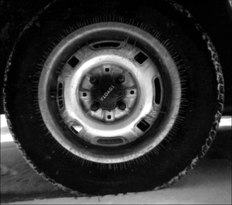
%> input picture MPOC_LAB5/tire.tif, 232 x 205 px
$ octave zad2.m   (GNU Octave 9; MATLAB toolbox functions it lacks are replaced by stand-ins)
%> lines starting %> are read from the running program, lines starting %| are printed output that depends on the picture; in (x1, y1, x2, y2) boxes, pixels count from 0 and x2, y2 are one past the last pixel; in counts of white or black regions, pixels touching at a corner belong together; the program's own positions count from 1
### MPOC_LAB5/minMax.m
function [myMin myMax] = minMax(I)
  myMin=min(I(:));
  myMax=max(I(:));
end


I = imread('tire.tif');
[m1, m2] = minMax(I);

disp(['Minimalna wartość: ', num2str(m1)]);
disp(['Maksymalna wartość: ', num2str(m2)]);

### MPOC_LAB5/zad2.m
pkg load image


function stretched_image = histogramStretching(I, min_val, max_val)
    [f_min, f_max] = minMax(I);
    I = double(I);
    stretched_image = ((I - f_min) / (f_max - f_min)) * (max_val - min_val) + min_val;
    stretched_image = uint8(stretched_image);
end

I = imread('tire.tif');
%> I is the input picture: size 205x232 uint8; min 0, max 255, mean 53.7
[m1, m2] = minMax(I);
%> in minMax, `myMin=min(I(:));`: myMin = 0
%> in minMax, `myMax=max(I(:));`: myMax = 255
%> m1 = 0; m2 = 255
disp(['Minimalna wartość: ', num2str(m1)]);
%| Minimalna wartość: 0
disp(['Maksymalna wartość: ', num2str(m2)]);
%| Maksymalna wartość: 255

figure;
imshow(I);
title('Oryginalny obraz');
figure;
imhist(I, 256);
title('Histogram oryginalnego obrazu');
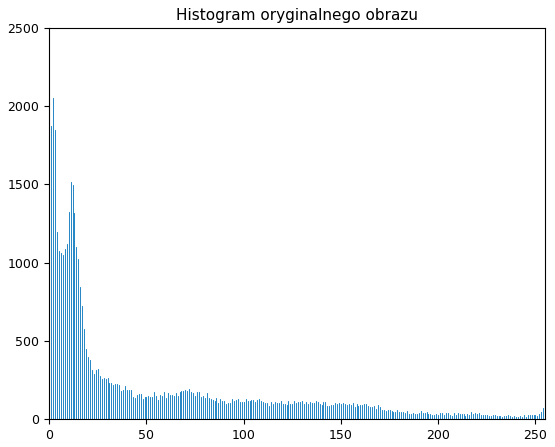
%> figure redrawn from the program's plot data; highest point at x = 2, y = 2053

min_val = 0;
max_val = 255;

I_stretch = histogramStretching(I, min_val, max_val);
%> in histogramStretching, `[f_min, f_max] = minMax(I);`: f_min = 0; f_max = 255
%> in histogramStretching, `stretched_image = ((I - f_min) / (f_max - f_min)) * (max_val - min_val..`:
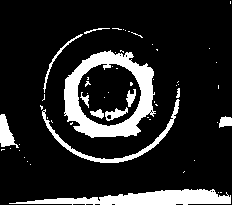
%> stretched_image: size 205x232 uint8; 15.2% white; 58 white regions (46 under 20 px), largest, box (x1, y1, x2, y2) and area: (64, 50, 156, 138) 3196, (9, 189, 231, 205) 2014, (42, 99, 180, 163) 795

figure;
imshow(I_stretch);
title('Obraz z rozciągniętym histogramem');
figure;
imhist(I_stretch, 256);
title('Histogram po rozciągnięciu');
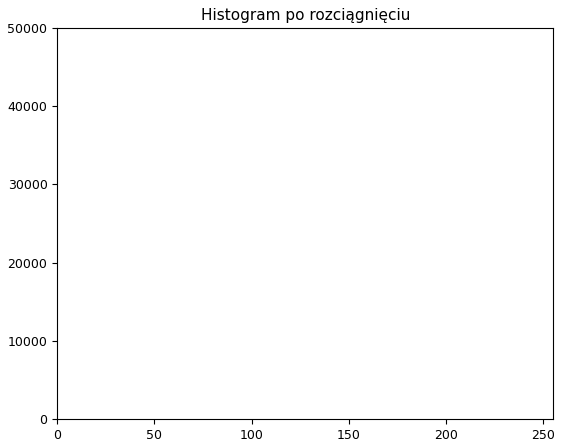
%> figure redrawn from the program's plot data; highest point at x = 0, y = 40346

$ run again, with MPOC_LAB5/moon.tif copied over MPOC_LAB5/tire.tif
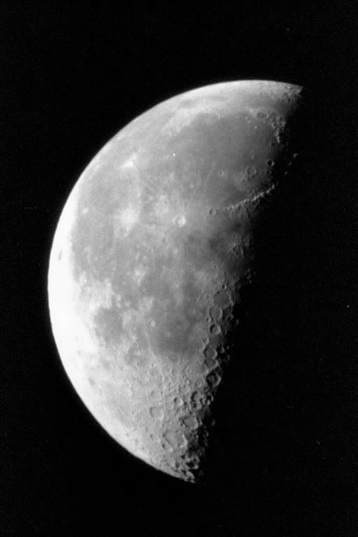
%> input picture MPOC_LAB5/moon.tif, 358 x 537 px
%> I is the input picture: size 537x358 uint8; min 0, max 253, mean 52.9
%> myMin = 0
%> myMax = 253
%> m1 = 0; m2 = 253
%| Minimalna wartość: 0
%| Maksymalna wartość: 253
%> f_min = 0; f_max = 253
%> I: size 537x358 double
%> in histogramStretching, `stretched_image = ((I - f_min) / (f_max - f_min)) * (max_val - min_val..`:
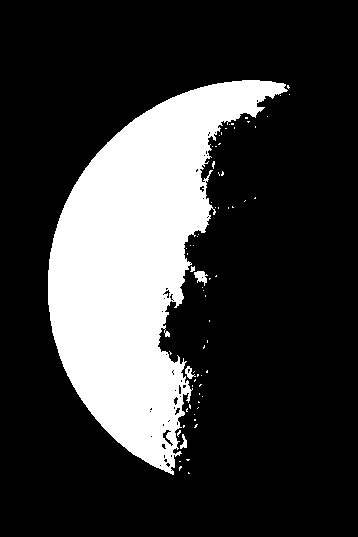
%> stretched_image: size 537x358 uint8; 22.4% white; 68 white regions (63 under 20 px), largest, box (x1, y1, x2, y2) and area: (48, 80, 288, 475) 42656, (194, 271, 208, 286) 117, (185, 366, 196, 379) 67, (180, 434, 187, 449) 56, (190, 266, 195, 272) 21
%> `title('Histogram po rozciągnięciu');`:
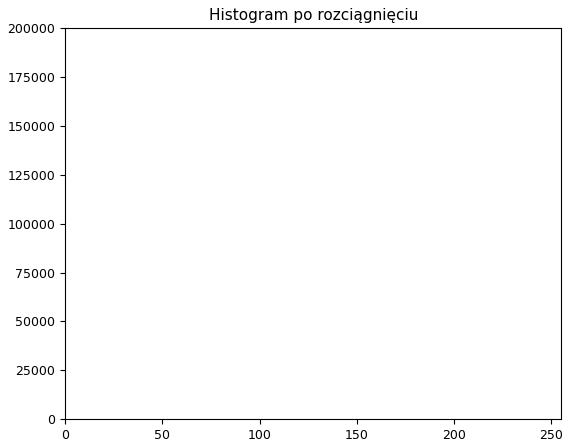
%> figure redrawn from the program's plot data; highest point at x = 0, y = 149110
